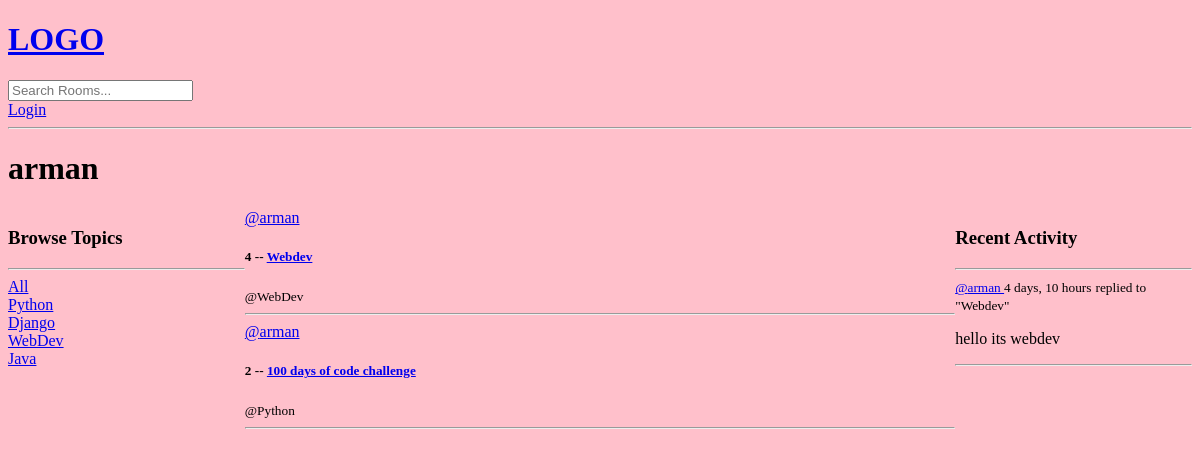
/profile/2/, run on an earlier commit of the app's database.
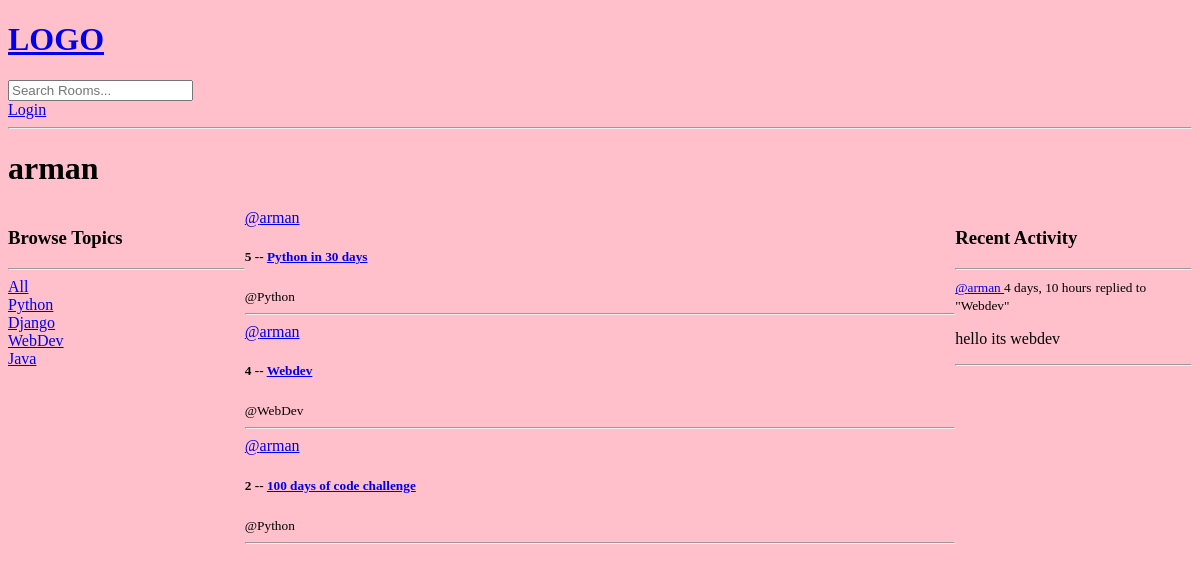
And on a later commit of the database.
### base/models.py (models this page shows, shortened)
class Topic(models.Model):
    name = models.CharField(max_length=200)

class Room(models.Model):
    host = models.ForeignKey(User, on_delete=models.SET_NULL, null=True)
    topic = models.ForeignKey(Topic, on_delete=models.SET_NULL, null=True)
    name = models.CharField(max_length=200)
    description = models.TextField(null=True, blank=True)
    participants = models.ManyToManyField(
        User, related_name='participants', blank=True)
    updated = models.DateTimeField(auto_now=True)
    created = models.DateTimeField(auto_now_add=True)
    class Meta:
        ordering = ['-updated','-created']
    def __str__(self):
        return self.name

class Message(models.Model):
    user = models.ForeignKey(User, on_delete=models.CASCADE)
    room = models.ForeignKey(Room, on_delete=models.CASCADE)#when room is deleted all chidlren are deleted too
    body = models.TextField()
    updated = models.DateTimeField(auto_now=True)
    created = models.DateTimeField(auto_now_add=True)
    class Meta:
        ordering = ['-updated','-created']
    def __str__(self):
        return self.body[0:50]#first 50 characters are shown

### base/views.py (the view)
# urls.py: path('profile/<str:pk>/',views.userProfile, name='user-profile'),
def userProfile(request, pk):
    user = User.objects.get(id=pk)
    rooms = user.room_set.all()
    room_messages=user.message_set.all()
    topics=Topic.objects.all()
    context={'user':user, 'rooms':rooms,'room_messages':room_messages,'topics':topics}
    return render(request,'base/profile.html', context)

### base/templates/base/profile.html (shortened to what this page needs)
{% extends 'main.html' %}
{% block content %}
<h1>{{user.username}}</h1>
<div class='profile-container'>
    <div>
        {% include 'base/topics_component.html'%}
    </div>
    <div>
        {% include 'base/feed_component.html'%}
    </div>
    <div>
        {% include 'base/activity_component.html'%}
    </div>
</div>
{% endblock content %}

### templates/main.html (shortened to what this page needs)
<!DOCTYPE html>
{% load static %}
<html lang="en">
  <head>
    <link rel='stylesheet' type='text/css' media='screen' href="{% static 'styles/main.css' %}">
  </head>
  <body>
    {% include 'navbar.html' %}
   {% block  content %}
   {% endblock  %}
  </body>
</html>

### templates/navbar.html
<a href='/'>
    <h1>LOGO</h1>
</a>
<form method='GET' action='{% url 'home' %}'>
    <input type='text' name='q' placeholder='Search Rooms...'/>
</form>
{% if request.user.is_authenticated %}
<p>Hello {{request.user}}!</p>
<a href='{% url 'logout' %}'>Logout</a>
{% else %}
<a href='{% url 'login' %}'>Login</a>
{% endif %}
<hr>

### base/templates/base/topics_component.html
<h3>Browse Topics</h3>
        <hr>
        <div>
            <a href={% url 'home' %}>All</a>
        </div>
        {% for topic in topics %}
        <div>
            <a href={% url 'home' %}?q={{topic.name}}>{{topic.name}}</a>
        </div>
        {% endfor %}

### base/templates/base/feed_component.html (shortened to what this page needs)
<div>
    {% for room in rooms %}
        <div>
            <a href="{% url 'user-profile' room.host.id %}">@{{room.host.username}}</a>
            <h5>{{room.id}} -- <a href='{% url "room" room.id %}'>{{room.name}}</a></h5>
            <small>@{{room.topic.name}}</small>
            <hr>
        </div>
    {% endfor%}
</div>

### base/templates/base/activity_component.html (shortened to what this page needs)
<h3>Recent Activity</h3>
        <hr>
        {% for message in room_messages %}
            <div>
                <small><a href={% url 'user-profile' message.user.id %}>@{{message.user}} </a> {{message.created|timesince}}</small>
                <small>replied to "{{message.room}}"</small>
                <p>{{message}}</p>
                <hr>
            </div>
        {% endfor %}

### static/styles/main.css (style rules this page uses)
body { background-color: pink; }

### base/templates/base/profile.html (style rules this page uses)
.profile-container { display:grid; grid-template-columns: 1fr 3fr 1fr; }

What changed in the data, as far as the page shows it:
added Room: host.username "arman", id "5", name "Python in 30 days", topic.name "Python"
